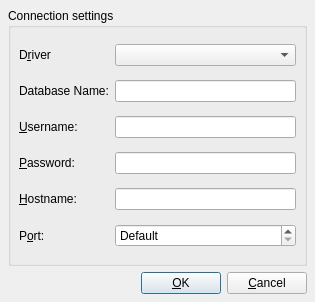
<?xml version="1.0" encoding="UTF-8"?>
<ui version="4.0">
 <class>QSqlConnectionDialogUi</class>
 <widget class="QDialog" name="QSqlConnectionDialogUi">
  <property name="geometry">
   <rect>
    <x>0</x>
    <y>0</y>
    <width>315</width>
    <height>302</height>
   </rect>
  </property>
  <property name="windowTitle">
   <string>Connect...</string>
  </property>
  <layout class="QVBoxLayout">
   <property name="spacing">
    <number>6</number>
   </property>
   <property name="margin">
    <number>8</number>
   </property>
   <item>
    <widget class="QGroupBox" name="connGroupBox">
     <property name="title">
      <string>Connection settings</string>
     </property>
     <layout class="QGridLayout">
      <property name="margin">
       <number>8</number>
      </property>
      <property name="spacing">
       <number>6</number>
      </property>
      <item row="0" column="1">
       <widget class="QComboBox" name="comboDriver"/>
      </item>
      <item row="2" column="0">
       <widget class="QLabel" name="textLabel4">
        <property name="text">
         <string>&amp;Username:</string>
        </property>
        <property name="buddy">
         <cstring>editUsername</cstring>
        </property>
       </widget>
      </item>
      <item row="0" column="0">
       <widget class="QLabel" name="textLabel2">
        <property name="text">
         <string>D&amp;river</string>
        </property>
        <property name="buddy">
         <cstring>comboDriver</cstring>
        </property>
       </widget>
      </item>
      <item row="1" column="1">
       <widget class="QLineEdit" name="editDatabase"/>
      </item>
      <item row="5" column="1">
       <widget class="QSpinBox" name="portSpinBox">
        <property name="specialValueText">
         <string>Default</string>
        </property>
        <property name="minimum">
         <number>-1</number>
        </property>
        <property name="maximum">
         <number>65535</number>
        </property>
        <property name="value">
         <number>-1</number>
        </property>
       </widget>
      </item>
      <item row="1" column="0">
       <widget class="QLabel" name="textLabel3">
        <property name="text">
         <string>Database Name:</string>
        </property>
        <property name="buddy">
         <cstring>editDatabase</cstring>
        </property>
       </widget>
      </item>
      <item row="3" column="1">
       <widget class="QLineEdit" name="editPassword">
        <property name="echoMode">
         <enum>QLineEdit::Password</enum>
        </property>
       </widget>
      </item>
      <item row="2" column="1">
       <widget class="QLineEdit" name="editUsername"/>
      </item>
      <item row="4" column="1">
       <widget class="QLineEdit" name="editHostname"/>
      </item>
      <item row="4" column="0">
       <widget class="QLabel" name="textLabel5">
        <property name="text">
         <string>&amp;Hostname:</string>
        </property>
        <property name="buddy">
         <cstring>editHostname</cstring>
        </property>
       </widget>
      </item>
      <item row="5" column="0">
       <widget class="QLabel" name="textLabel5_2">
        <property name="text">
         <string>P&amp;ort:</string>
        </property>
        <property name="buddy">
         <cstring>portSpinBox</cstring>
        </property>
       </widget>
      </item>
      <item row="3" column="0">
       <widget class="QLabel" name="textLabel4_2">
        <property name="text">
         <string>&amp;Password:</string>
        </property>
        <property name="buddy">
         <cstring>editPassword</cstring>
        </property>
       </widget>
      </item>
     </layout>
    </widget>
   </item>
   <item>
    <layout class="QHBoxLayout">
     <property name="spacing">
      <number>6</number>
     </property>
     <property name="margin">
      <number>0</number>
     </property>
     <item>
      <spacer>
       <property name="orientation">
        <enum>Qt::Horizontal</enum>
       </property>
       <property name="sizeType">
        <enum>QSizePolicy::Expanding</enum>
       </property>
       <property name="sizeHint" stdset="0">
        <size>
         <width>20</width>
         <height>20</height>
        </size>
       </property>
      </spacer>
     </item>
     <item>
      <widget class="QPushButton" name="okButton">
       <property name="text">
        <string>&amp;OK</string>
       </property>
       <property name="default">
        <bool>true</bool>
       </property>
      </widget>
     </item>
     <item>
      <widget class="QPushButton" name="cancelButton">
       <property name="text">
        <string>&amp;Cancel</string>
       </property>
      </widget>
     </item>
    </layout>
   </item>
  </layout>
 </widget>
 <tabstops>
  <tabstop>comboDriver</tabstop>
  <tabstop>editDatabase</tabstop>
  <tabstop>editUsername</tabstop>
  <tabstop>editPassword</tabstop>
  <tabstop>editHostname</tabstop>
  <tabstop>portSpinBox</tabstop>
  <tabstop>okButton</tabstop>
  <tabstop>cancelButton</tabstop>
 </tabstops>
 <resources/>
 <connections/>
</ui>
